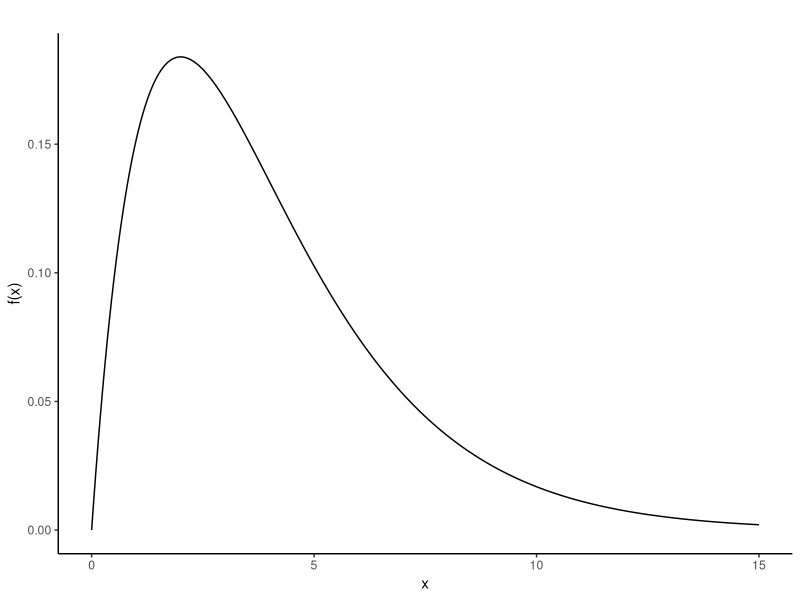
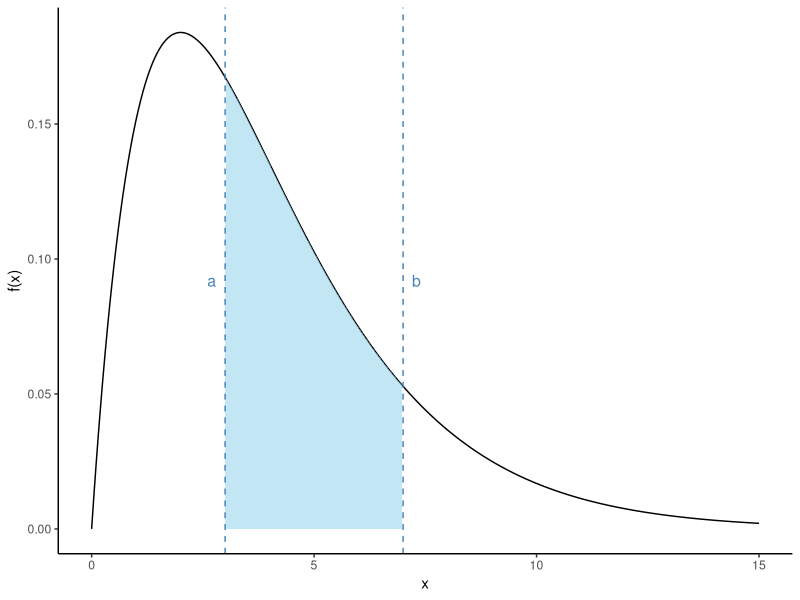
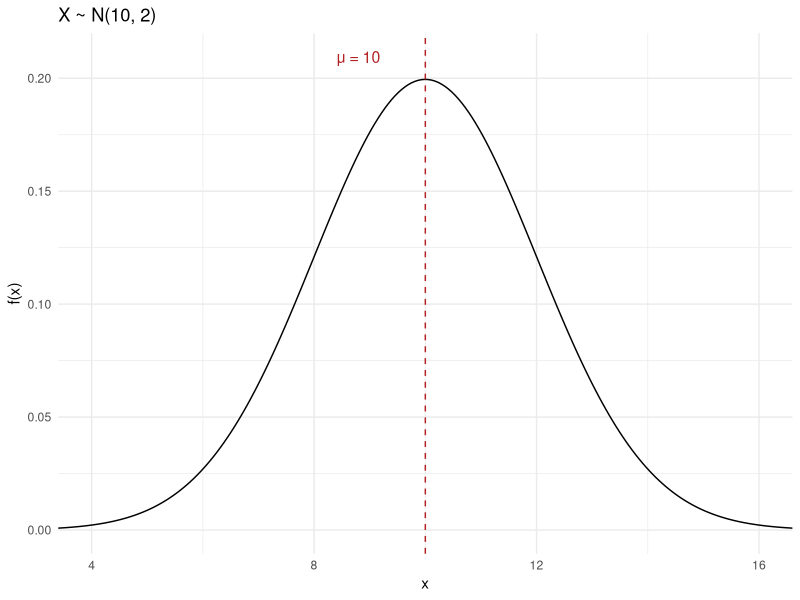
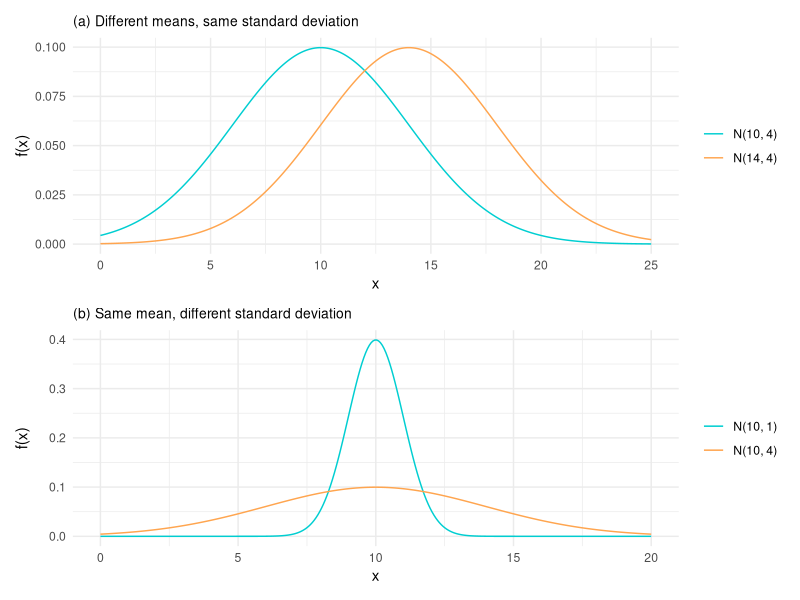

The R script that drew these images, in order:
## ---- chunk 1
#| echo: false
library(ggplot2)
library(tidyverse)
library(gganimate)
library(patchwork)
## ---- chunk 2
#| echo: false
#| fig-height: 3
#| fig-width: 5
#| fig-align: center

# Skewed density using Gamma distribution
x_vals <- seq(0, 15, length.out = 300)
y_vals <- dgamma(x_vals, shape = 2, scale = 2)  # Right-skewed

df_skewed <- data.frame(x = x_vals, y = y_vals)

ggplot(df_skewed, aes(x = x, y = y)) +
  geom_line(color = "black", size = 0.5) +
  labs(
    title = " ",
    x = "x",
    y = "f(x)"
  ) +
  theme_classic()
## ---- chunk 3
#| echo: false
#| fig-height: 3
#| fig-width: 5
#| fig-align: center
# Define limits a and b
a <- 3
b <- 7

ggplot(df_skewed, aes(x = x, y = y)) +
  geom_line(color = "black", size = 0.5) +
  geom_area(data = subset(df_skewed, x >= a & x <= b),
            aes(x = x, y = y),
            fill = "skyblue", alpha = 0.5) +
  geom_vline(xintercept = a, color = "steelblue", linetype = "dashed", size = 0.5) +
  geom_vline(xintercept = b, color = "steelblue", linetype = "dashed", size = 0.5) +
    annotate("text", x = a-0.3, y = max(df_skewed$y) * 0.5, label = "a", color = "steelblue", size = 4) +
  annotate("text", x = b+0.3, y = max(df_skewed$y) * 0.5, label = "b", color = "steelblue", size = 4) +
  labs(
    x = "x",
    y = "f(x)"
  ) +
  theme_classic()
## ---- chunk 4
#| echo: false
#| fig-height: 4
#| fig-width: 5
#| fig-align: center
# Parameters
mu <- 10
sigma <- 2

# Generate data
x_vals <- seq(0, 18, length.out = 300)
y_vals <- dnorm(x_vals, mean = mu, sd = sigma)

df_norm <- data.frame(x = x_vals, y = y_vals)
width <- 6
x_vals <- seq(mu - width, mu + width, length.out = 300)
y_vals <- dnorm(x_vals, mean = mu, sd = sigma)

# Plot
ggplot(df_norm, aes(x = x, y = y)) +
  geom_line(color = "black", size = 0.5) +
  geom_vline(xintercept = mu, linetype = "dashed", color = "firebrick", size = 0.5) +
  annotate("text", x = mu-1.2, y = max(y_vals) * 1.05, label = "μ = 10", color = "firebrick", size = 4) +
  labs(
    title = "X ~ N(10, 2)",
    x = "x",
    y = "f(x)"
  ) +
  coord_cartesian(xlim = c(mu - width, mu + width)) +
  theme_minimal()
## ---- chunk 5
#| echo: false
#| fig-height: 6
#| fig-width: 5
#| fig-align: center
# (a) Different means, same std deviation
x1 <- seq(0, 25, length.out = 300)
df_a <- data.frame(
  x = rep(x1, 2),
  density = c(dnorm(x1, mean = 10, sd = 4), dnorm(x1, mean = 14, sd = 4)),
  dist = factor(rep(c("N(10, 4)", "N(14, 4)"), each = length(x1)))
)

plot_a <- ggplot(df_a, aes(x = x, y = density, color = dist)) +
  geom_line(size = 0.5) +
  scale_color_manual(values = c("darkturquoise", "tan1")) +
  labs(
    title = "(a) Different means, same standard deviation",
    x = "x", y = "f(x)"
  ) +
  theme_minimal() +
  theme(
    legend.title = element_blank(),
    plot.title = element_text(size = 10)  # smaller title
  )

# (b) Same mean, different std deviation
x2 <- seq(0, 20, length.out = 300)
df_b <- data.frame(
  x = rep(x2, 2),
  density = c(dnorm(x2, mean = 10, sd = 1), dnorm(x2, mean = 10, sd = 4)),
  dist = factor(rep(c("N(10, 1)", "N(10, 4)"), each = length(x2)))
)

plot_b <- ggplot(df_b, aes(x = x, y = density, color = dist)) +
  geom_line(size = 0.5) +
  scale_color_manual(values = c("darkturquoise", "tan1")) +
  labs(
    title = "(b) Same mean, different standard deviation",
    x = "x", y = "f(x)"
  ) +
  theme_minimal() +
  theme(
    legend.title = element_blank(),
    plot.title = element_text(size = 10)  # smaller title
  )


# Combine with patchwork and caption
(plot_a / plot_b)
